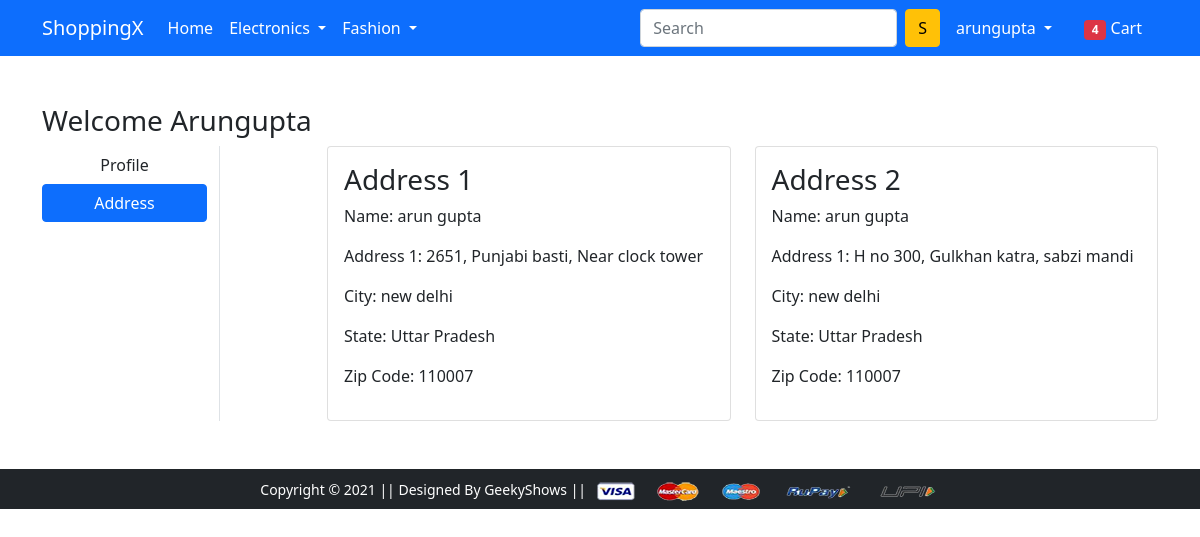
The app's page /address/ (signed in) with its own data.
### app/models.py (models this page shows)
class customer(models.Model):
    user = models.ForeignKey(User, on_delete=models.CASCADE)
    name = models.CharField(max_length=200)
    locality = models.CharField(max_length=200)
    city = models.CharField(max_length=50)
    zipcode = models.IntegerField()
    state = models.CharField(choices=STATE_CHOICE, max_length=50)

### app/views.py (the view)
# urls.py: path('address/', views.address, name='address'),
def address(request):
    add = customer.objects.filter(user=request.user)
    return render(request, 'app/address.html', {'add':add,'active':'btn-primary'})

### app/templates/app/address.html (shortened to what this page needs)
{% extends 'app/base.html' %}
{% load static %}
{% block main-content %}
<div class="container my-5">
 <div class="row">
 <h3>Welcome <span class="text-capitalize"> {{request.user}}</span></h3>
  <div class="col-sm-2 border-end">
   <ul class="list-unstyled">
    <li class="d-grid"><a href="{% url 'profile' %}" class="btn">Profile</a></li>
    <li class="d-grid"><a href="{% url 'address' %}" class="btn {{active}}">Address</a></li>
   </ul>
  </div>
  <div class="col-sm-9 offset-sm-1">
   <div class="row">
   {% for ad in add %}
    <div class="col-sm-6">
     <div class="card">
      <div class="card-body">
       <h3>Address {{forloop.counter}}</h3>
       <p>Name: {{ad.name}}</p>
       <p>Address 1: {{ad.locality}}</p>
       <p>City: {{ad.city}}</p>
       <p>State: {{ad.state}}</p>
       <p>Zip Code: {{ad.zipcode}}</p>
      </div>
     </div>
    </div>
    {% endfor %}
   </div>
  </div>
 </div>
</div>
{% endblock main-content %}

### app/templates/app/base.html (shortened to what this page needs)
<!doctype html>
{% load static %}
<html lang="en">
  <head>
    <link rel="stylesheet" href="{% static 'app/css/bootstrap.min.css' %}">
    <link rel="stylesheet" href="{% static 'app/css/owl.carousel.min.css' %}">
    <link rel="stylesheet" href="{% static 'app/css/all.min.css' %}">
    <link rel="stylesheet" href="{% static 'app/css/style.css' %}">
  </head>
  <body>
    <nav class="navbar navbar-expand-lg navbar-dark bg-primary">
     <div class="container">
       <a class="navbar-brand" href="/">ShoppingX</a>
       <div class="collapse navbar-collapse" id="navbarSupportedContent">
         <ul class="navbar-nav me-auto mb-2 mb-lg-0">
           <li class="nav-item">
             <a class="nav-link active" aria-current="page" href="/">Home</a>
           </li>
           <li class="nav-item dropdown">
             <a class="nav-link dropdown-toggle text-white" href="#" id="electronicsDropdown" role="button" data-bs-toggle="dropdown" aria-expanded="false">
               Electronics
             </a>
           </li>
           <li class="nav-item dropdown">
             <a class="nav-link dropdown-toggle text-white" href="#" id="fashionDropdown" role="button" data-bs-toggle="dropdown" aria-expanded="false">
               Fashion
             </a>
           </li>
         </ul>
         <form class="d-flex">
           <input class="form-control me-2" type="search" placeholder="Search" aria-label="Search">
           <button class="btn btn-warning" type="submit">S</button>
         </form>
         <div>
          <ul class="navbar-nav me-auto mb-2 mb-lg-0">
          {% if request.user.is_authenticated %}
           <li class="nav-item dropdown mx-2">
              <a class="nav-link dropdown-toggle text-white" href="#" id="profileDropdown" role="button" data-bs-toggle="dropdown" aria-expanded="false">
                {{request.user}}
              </a>
            </li>
            <li class="nav-item mx-2">
             <a href="{% url 'add-to-cart' %}" class="nav-link text-white"><span class="badge bg-danger">4</span> Cart </a>
            </li>
          {% endif %}
          </ul>
         </div>
       </div>
     </div>
    </nav>
    {% block main-content %} {% endblock main-content %}
    <footer class="container-fluid bg-dark text-center p-2 mt-5">
        <small class="text-white">Copyright &copy; 2021 || Designed By GeekyShows || </small>
        <img src="{% static 'app/images/payment.png' %}" alt="" srcset="" class="img-fluid" height="2px">
    </footer>
  </body>
</html>

### records on screen
customer: name "arun gupta", locality "2651, Punjabi basti, Near clock tower", city "new delhi", state "Uttar Pradesh", zipcode "110007"
customer: name "arun gupta", locality "H no 300, Gulkhan katra, sabzi mandi", city "new delhi", state "Uttar Pradesh", zipcode "110007"

### other values on screen
{{ request.user }} "arungupta"
{{ request.user }} "Arungupta"
